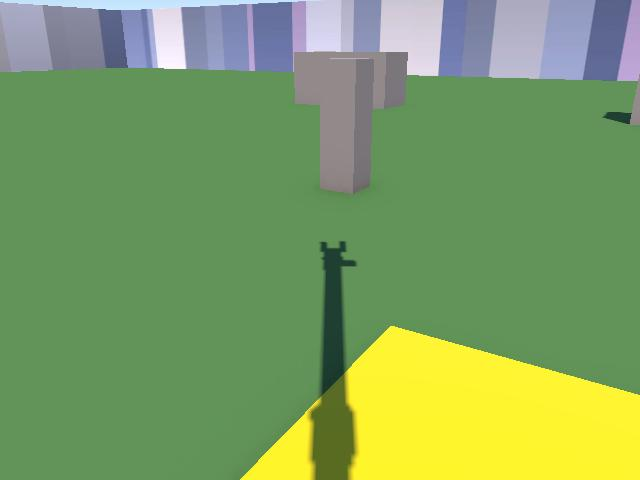
#> input picture Python/nav_logs/hazard_140022_frame.png, 640 x 480 px; its folder holds only this picture in this run
$ python -i visual_scan.py   (imports and definitions only)
#> lines starting #> are read from the running program, lines starting #| are printed output that depends on the picture; after the words box and inside, x2 and y2 are one past the last pixel; in counts of white or black regions, pixels touching at a corner belong together
"""
jetbot_nav.visual_scan — free-space distance scan derived from a camera frame.

WHY THIS EXISTS: THE PROXIMITY SENSOR WAS NOT REAL HARDWARE
────────────────────────────────────────────────────────────────
gap_follow was originally fed by Unity's ProximitySensor, which casts 13
rays simultaneously every frame — that is a 2D lidar, and the JETANK does
not have one. It has a camera. The old ProximitySensor docstring waved at
"an ultrasonic swept by a servo" as the hardware equivalent, but that
substitution does not survive contact:

  - SIMULTANEITY. A swept sensor returns its readings sequentially across
    the sweep (~0.5-2 s), during which the robot has moved AND rotated.
    gap_follow polls at 10 Hz assuming each tick is one coherent
    instantaneous snapshot, and its debounce counters are measured in
    ticks — at real sweep rates those silently become multi-second delays.
  - BEAM SHAPE. An ultrasonic returns the nearest echo anywhere in a
    ~15-30 deg cone. Physics.Raycast is infinitely thin. That difference
    is exactly why a thin pole is separable from a wall in simulation and
    would not be on hardware.

So the scan is computed HERE instead, in Python, from the camera image.
Unity's only job is to hand over a rendered frame — which it already does
honestly. The identical code then runs on the Jetson against the identical
frame shape from the real camera. There is no simulation-only sensor left
in the loop, which is the whole point.

Critically, gap_follow does NOT change: it consumes
{"angles_deg", "distances", "max_range"} and does not care where the
numbers came from. free_space_scan() returns exactly that shape, so the
follow-the-gap controller, target_seek, and their regression suites stay
valid on top of a completely different sensing front-end.

HOW IT WORKS: GROUND-PLANE PROJECTION
────────────────────────────────────────────────────────────────
On a flat floor, a pixel's position in the image determines the distance
to the ground point it sees — lower in the frame means nearer. So:

  1. Segment which pixels are floor (see floor_mask).
  2. For each image column, walk UP from the bottom. The first non-floor
     pixel is where an object's base occludes the floor: that pixel's
     ground point is how far away the obstacle is in that direction.
  3. Project that pixel through the camera model to get (bearing, range).
  4. Bin the per-column results into N rays and keep the nearest hit in
     each bin — nearest-wins, because a scan is a safety input.

WHAT THIS INHERENTLY CANNOT DO (read before trusting it)
────────────────────────────────────────────────────────────────
  - NEAR BLIND ZONE. The bottom row of the frame still looks some
    distance ahead, so anything nearer than min_visible_range() is not
    seen at all — and reads as open floor, not as an error. With the
    simulated mounting that radius is ~0.8 units, against gap_follow's
    EMERGENCY_FORWARD of 1.6. A range sensor has no equivalent limit,
    which is why ProximitySensor never surfaced this. See
    min_visible_range() for the full argument and the mitigations.
  - NO PERIPHERAL VISION. A 62 deg camera cannot see beside the robot the
    way a 120 deg fan could. gap_follow's corridor-clearance logic — the
    thing that fixed wall oscillation — was tuned assuming it could. This
    is a real capability loss, and it is the honest one: the physical
    robot cannot see sideways either.
  - FLAT FLOOR ASSUMED. A ramp, a step, or a lip reads as the wrong
    distance, not as an error. Overhangs (a table edge with clear space
    beneath) are invisible: nothing occludes the floor, so the column
    reads clear and the robot drives into the underside.
  - FLOOR-COLOURED OBSTACLES are invisible for the same reason
    perception.py cannot see a red block on a red mat.

CALIBRATION (both simulation and hardware)
────────────────────────────────────────────────────────────────
CameraGeometry needs the camera's height above the floor, its downward
tilt, and its FOV. Height and tilt are physical measurements — take them
once with a ruler and a phone level; every distance this module reports
scales off them, so a 20% height error is a 20% range error. FOV comes
from the lens datasheet. IMX219_STANDARD below matches the Raspberry Pi
Camera v2 sensor used on the JETANK.

TESTING
    py -3.8 test_visual_scan.py    — offline, synthetic frames, no Unity
"""

import math

import numpy as np

# ─── Lens presets ────────────────────────────────────────────────────────────
# (horizontal FOV, vertical FOV) in degrees, for a near-linear (pinhole)
# lens. A fisheye such as the IMX219-160 is NOT usable here directly: its
# barrel distortion breaks the straight-line pixel->angle mapping every
# projection below depends on, so it must be undistorted first.

IMX219_STANDARD = (62.2, 48.8)   # Raspberry Pi Camera v2 / JETANK stock lens


# [36 lines left out: function sim_jetank, not called in this run]


class CameraGeometry:
    """
    Pinhole camera mounted at a fixed height, pitched down by `tilt_deg`.

    Angle convention matches gap_follow's scan: bearings in DEGREES,
    negative = left of forward, positive = right.
    """

    # [141 lines left out: functions __init__, pixel_to_ground, horizon_row, ground_fov_deg, min_visible_range, not called in this run]


# ─── Floor segmentation ──────────────────────────────────────────────────────

def floor_mask(frame_rgb: np.ndarray,
               sample_rows: float = 0.12,
               sample_cols: float = 0.4,
               hue_tol: int = 12,
               shadow_hue_tol: int = 35,
               shadow_val_drop: int = 25,
               sat_tol: int = 70,
               val_drop_tol: int = 130,
               val_rise_tol: int = 60,
               ignore_bottom_rows: int = 0) -> np.ndarray:
    """
    Boolean mask of "this pixel looks like floor".

    The floor's colour is SAMPLED from the frame rather than hardcoded: a
    patch at the bottom-centre is the ground immediately in front of the
    robot, which is the one region that is floor essentially by
    construction (if the robot is already driving on it). Sampling makes
    this adapt to lighting and floor colour without recalibration, which
    matters far more on hardware than in the sim's fixed lighting.

    `ignore_bottom_rows` skips rows showing the robot's own chassis — on
    the real JETANK the front of the body intrudes into the bottom of the
    frame, and sampling it would make the ROBOT the reference "floor"
    colour and mark the actual floor as an obstacle.

    SHADOWS ARE THE HARD PART. Left unhandled they become phantom
    obstacles: the shadowed floor drops out of the mask, the column walk
    stops at the shadow's leading edge, and the robot reports something
    solid exactly where its own shadow falls — measured on a real render
    as a 0.97-unit return while the range sensor saw open ground to 12.
    Obstacle shadows do the same at whatever distance the obstacle is.

    A shadow is NOT simply the floor colour turned down. It is lit by a
    different light source — ambient sky rather than the sun — so its hue
    shifts as well. On the real renders here the floor sits at hue 56 and
    its shadows at 84-85, a hue distance of ~28, which sails past any
    tolerance tight enough to reject an actual obstacle. Widening the hue
    tolerance globally to cover that would also swallow real objects, so
    the extra latitude is granted ONLY to pixels that are also darker than
    the floor, which is what makes something a shadow rather than a
    differently-coloured thing sitting in the light.

    The two populations separate cleanly enough to tune against. Measured
    over the excluded pixels of a real frame:

        darker than floor (shadows):   hue distance ~17-43, median 28
        not darker (obstacles, sky):   hue distance ~24-58, median 56

    Hence shadow_hue_tol 35 for darkened pixels and hue_tol 12 otherwise;
    35 sits on a plateau, with 40 giving identical results.

    The residual trade is that a genuinely dark, floor-HUED obstacle can
    be absorbed into the floor. That is unavoidable for a colour method
    and is the same limitation that stops perception.py seeing a red block
    on a red mat.

    Assumes a fairly uniform floor. On patterned or heavily reflective
    surfaces, swap this function out — every other function in this
    module takes the mask as input and does not care how it was produced.
    """
#> called with sample_rows = 0.12, sample_cols = 0.4, hue_tol = 12, shadow_hue_tol = 35, shadow_val_drop = 25, sat_tol = 70, val_drop_tol = 130, val_rise_tol = 60
    import cv2

    if frame_rgb.ndim != 3 or frame_rgb.shape[2] != 3:
        raise ValueError(f"expected (H, W, 3) RGB frame, got {frame_rgb.shape}")

    h, w = frame_rgb.shape[:2]
#> h = 480; w = 640
    usable_h = h - ignore_bottom_rows
#> usable_h = 480
    if usable_h < 2:
        raise ValueError("ignore_bottom_rows leaves no usable image")

    bgr = cv2.cvtColor(frame_rgb, cv2.COLOR_RGB2BGR)
#> bgr is the input picture: shape (480, 640, 3); mean B, G, R 98.7, 159.2, 125.9
    hsv = cv2.cvtColor(bgr, cv2.COLOR_BGR2HSV)
#> hsv: shape (480, 640, 3); mean H, S, V 64.1, 106.1, 165.2

    # Reference patch: bottom-centre of the usable region.
    r0 = max(0, usable_h - int(usable_h * sample_rows))
#> r0 = 423
    r1 = usable_h
#> r1 = 480
    half = int(w * sample_cols / 2)
#> half = 128
    c0, c1 = max(0, w // 2 - half), min(w, w // 2 + half)
#> c0 = 192; c1 = 448
    patch = hsv[r0:r1, c0:c1].reshape(-1, 3)

    # Median, not mean: a few obstacle pixels intruding into the sample
    # patch would drag a mean off the true floor colour, while the median
    # ignores them as long as they are the minority.
    ref = np.median(patch, axis=0)
#> ref = [29, 208, 250]

    hue_diff = np.abs(hsv[:, :, 0].astype(np.int16) - int(ref[0]))
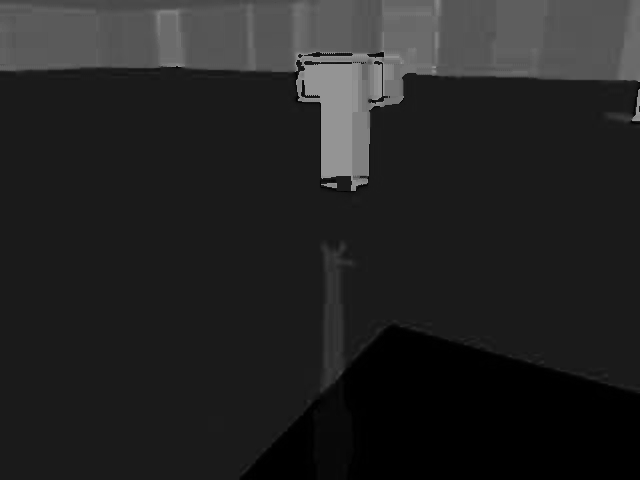
#> hue_diff: shape (480, 640) int16; min 0, max 149, mean 35.3
    hue_diff = np.minimum(hue_diff, 180 - hue_diff)   # hue is circular
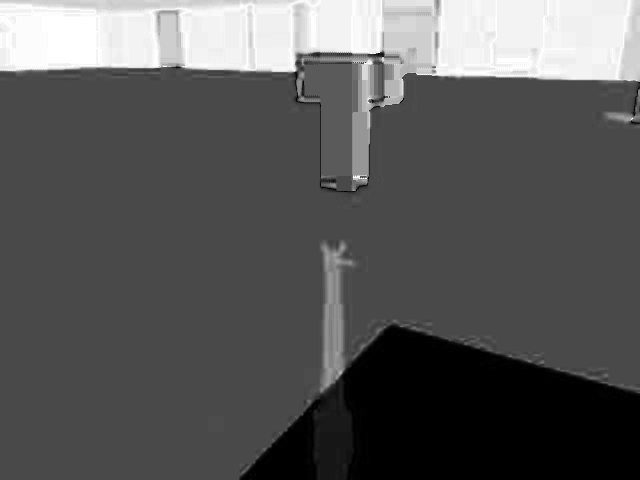
#> hue_diff: shape (480, 640) int16; min 0, max 90, mean 31.6; drawn with min black and max white
    sat_diff = np.abs(hsv[:, :, 1].astype(np.int16) - int(ref[1]))
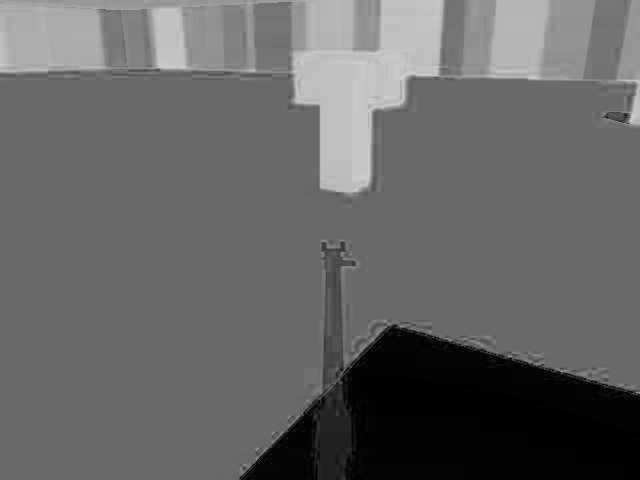
#> sat_diff: shape (480, 640) int16; min 0, max 208, mean 102.4

    # Signed, not absolute: positive means DARKER than the reference floor,
    # which is what a shadow looks like and must stay in the mask.
    val_drop = int(ref[2]) - hsv[:, :, 2].astype(np.int16)
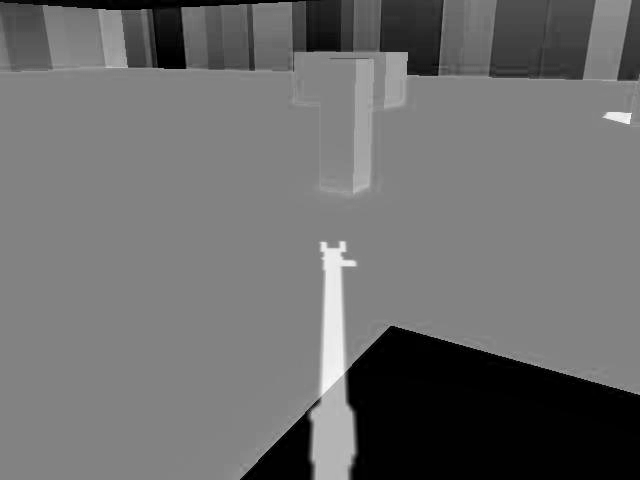
#> val_drop: shape (480, 640) int16; min -5, max 204, mean 84.8; drawn with min black and max white

    # Only darkened pixels get the wider hue latitude. A bright pixel that
    # is off-hue is an object, not a shadow.
    shadowy = val_drop > shadow_val_drop
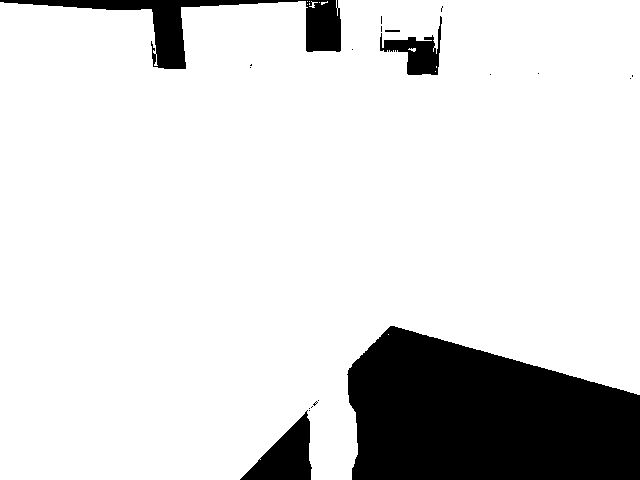
#> shadowy: shape (480, 640) bool; 85.6% white; 20 black regions (15 under 20 px), largest, box (x1, y1, x2, y2) and area: (347, 326, 640, 480) 34916, (0, 0, 341, 69) 5318, (240, 410, 312, 480) 2513, (380, 16, 442, 75) 1439, (385, 30, 400, 32) 30
    hue_ok = (hue_diff <= hue_tol) | (shadowy & (hue_diff <= shadow_hue_tol))
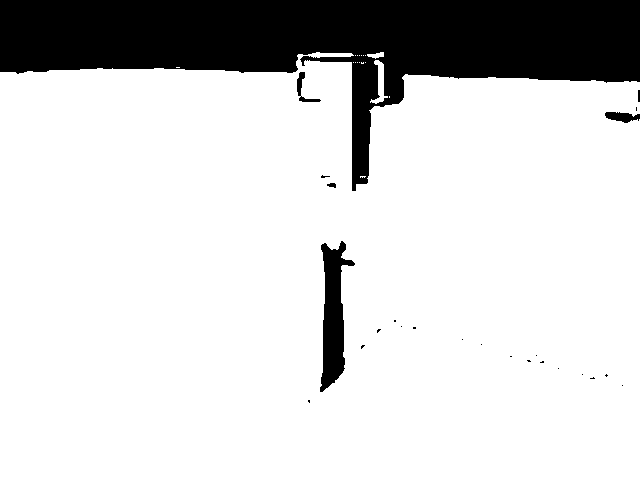
#> hue_ok: shape (480, 640) bool; 82.9% white; 25 black regions (19 under 20 px), largest, box (x1, y1, x2, y2) and area: (0, 0, 640, 191) 49150, (320, 241, 355, 392) 2739, (605, 112, 640, 123) 253, (297, 72, 321, 102) 186, (327, 183, 336, 188) 32, (638, 90, 640, 102) 24

    mask = (hue_ok
            & (sat_diff <= sat_tol)
            & (val_drop <= val_drop_tol)      # not too dark to be shadow
            & (-val_drop <= val_rise_tol))    # but not brighter than floor
#> mask: shape (480, 640) bool; 12.7% white; 14 white regions (12 under 20 px), largest, box (x1, y1, x2, y2) and area: (344, 324, 640, 480) 35802, (239, 396, 322, 480) 3045
    mask = mask.astype(np.uint8)

    # Close pinholes (specular highlights on the floor) then drop specks,
    # so a single glinting pixel does not read as an obstacle.
    kernel = np.ones((5, 5), np.uint8)
    mask = cv2.morphologyEx(mask, cv2.MORPH_CLOSE, kernel)
#> mask: shape (480, 640); values 0 (black) and 1 (white), 12.7% white; 8 white regions (6 under 20 px), largest, box (x1, y1, x2, y2) and area: (344, 324, 640, 480) 35918, (239, 396, 322, 480) 3075
    mask = cv2.morphologyEx(mask, cv2.MORPH_OPEN, kernel)
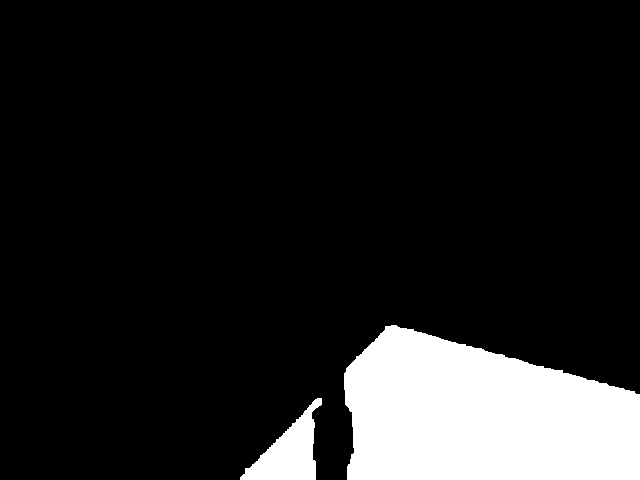
#> mask: shape (480, 640); values 0 (black) and 1 (white), 12.7% white; 2 white regions, box (x1, y1, x2, y2) and area: (344, 325, 640, 480) 35886, (240, 398, 322, 480) 3065

    if ignore_bottom_rows:
        mask[usable_h:, :] = 0

    return mask.astype(bool)


# ─── Scan construction ───────────────────────────────────────────────────────

# [154 lines left out: functions free_space_scan, get_visual_scan, annotate, not called in this run]

>>> import cv2
>>> picture = cv2.cvtColor(cv2.imread('../nav_logs/hazard_140022_frame.png'), cv2.COLOR_BGR2RGB)
>>> result = floor_mask(picture)

$ run again, on Python/nav_logs/hazard_140914_frame.png
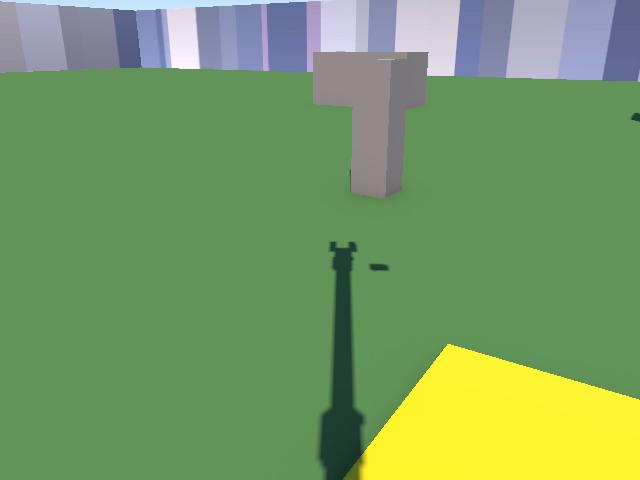
#> input picture Python/nav_logs/hazard_140914_frame.png, 640 x 480 px
#> in floor_mask, bgr is the input picture: shape (480, 640, 3); mean B, G, R 100.2, 155.7, 120.2
#> hsv: shape (480, 640, 3); mean H, S, V 65.2, 101.8, 161.3
#> ref = [55, 103, 148]
#> in floor_mask, `shadowy = val_drop > shadow_val_drop`:
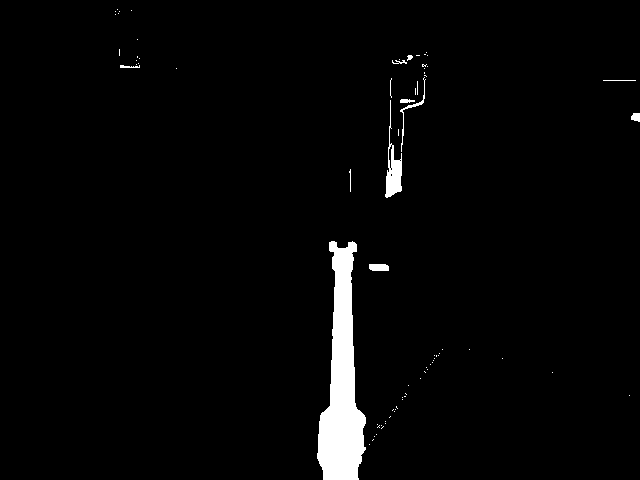
#> shadowy: shape (480, 640) bool; 2.6% white; 76 white regions (64 under 20 px), largest, box (x1, y1, x2, y2) and area: (317, 241, 366, 480) 6559, (385, 100, 402, 198) 621, (400, 77, 426, 152) 146
#> hue_ok: shape (480, 640) bool; 72.9% white; 9 black regions (7 under 20 px), largest, box (x1, y1, x2, y2) and area: (0, 0, 640, 196) 54891, (358, 343, 640, 480) 28218
#> in floor_mask, `mask = (hue_ok & (sat_diff <= sat_tol) & (val_drop <= val_drop_tol)`:
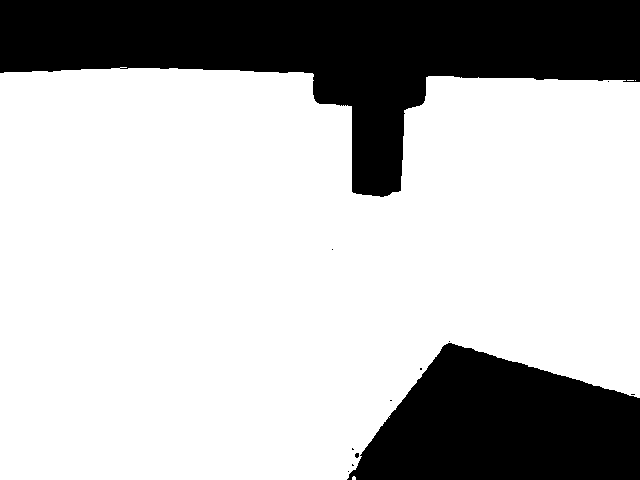
#> mask: shape (480, 640) bool; 72.8% white; 12 black regions (10 under 20 px), largest, box (x1, y1, x2, y2) and area: (0, 0, 640, 197) 55229, (347, 343, 640, 480) 28343

$ run again, on Python/nav_logs/hazard_155139_frame.png
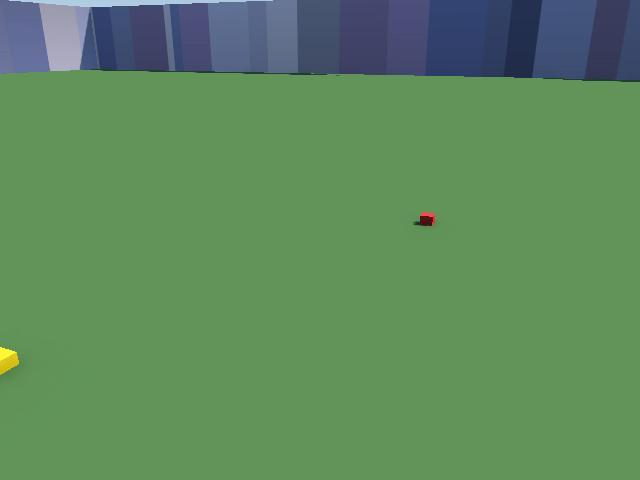
#> input picture Python/nav_logs/hazard_155139_frame.png, 640 x 480 px
#> in floor_mask, bgr is the input picture: shape (480, 640, 3); mean B, G, R 93.8, 138.1, 94.4
#> hsv: shape (480, 640, 3); mean H, S, V 64.1, 102.2, 143.7
#> ref = [55, 102, 148]
#> in floor_mask, `shadowy = val_drop > shadow_val_drop`:
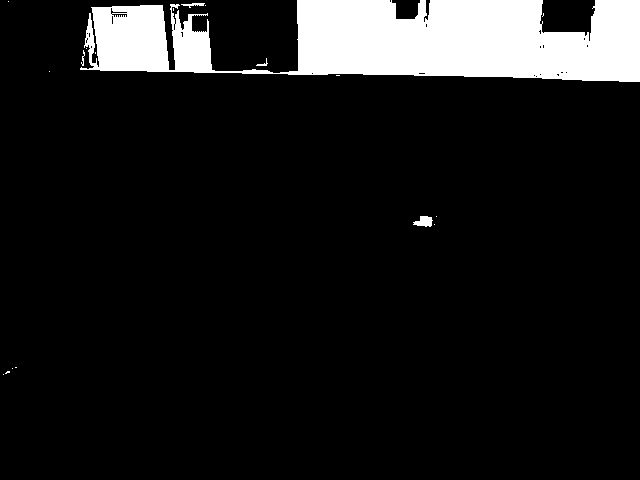
#> shadowy: shape (480, 640) bool; 10.3% white; 19 white regions (14 under 20 px), largest, box (x1, y1, x2, y2) and area: (80, 0, 640, 82) 31254, (413, 216, 433, 227) 149, (181, 3, 205, 8) 57, (256, 58, 268, 66) 29, (81, 50, 85, 66) 26
#> in floor_mask, `hue_ok = (hue_diff <= hue_tol) | (shadowy & (hue_diff <= shadow_hue_to..`:
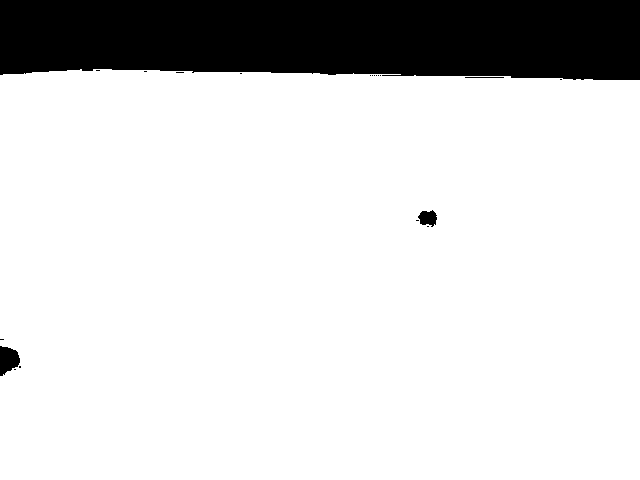
#> hue_ok: shape (480, 640) bool; 84.3% white; 20 black regions (16 under 20 px), largest, box (x1, y1, x2, y2) and area: (0, 0, 640, 80) 47475, (0, 346, 20, 376) 427, (418, 210, 437, 227) 224, (465, 77, 504, 78) 39
